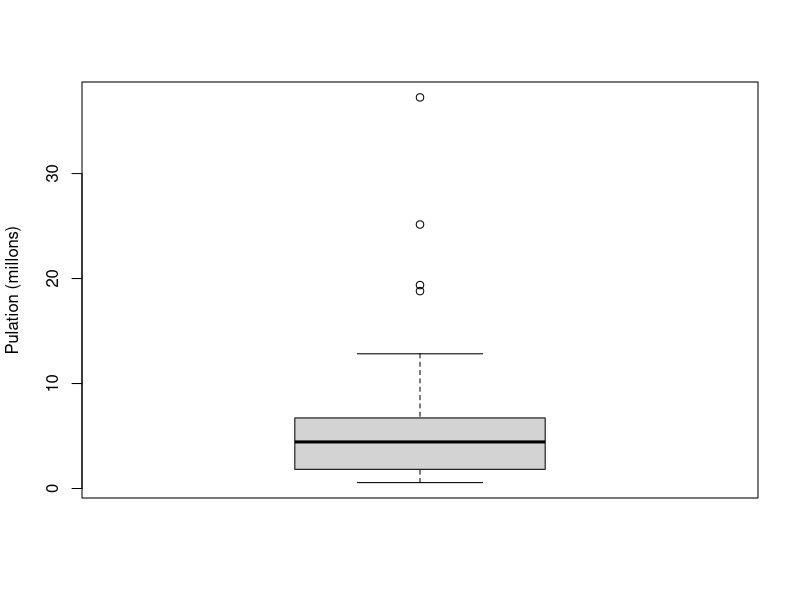
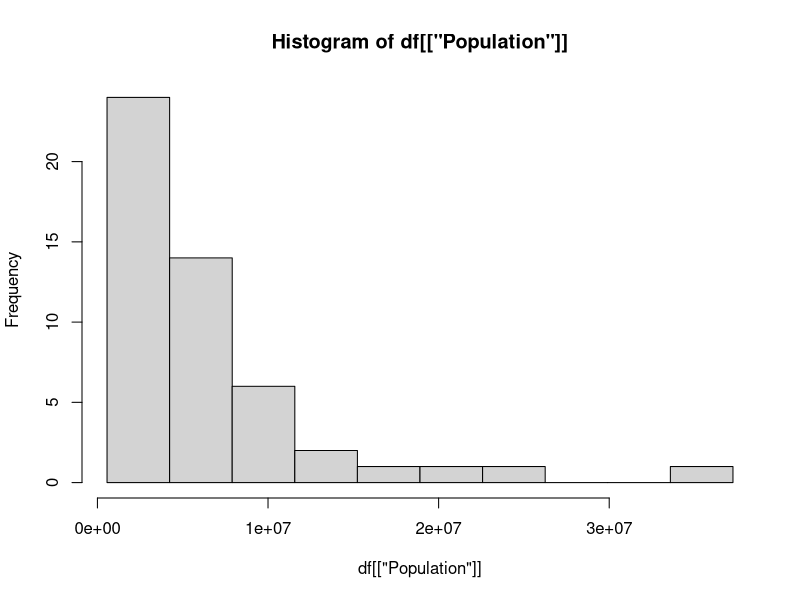
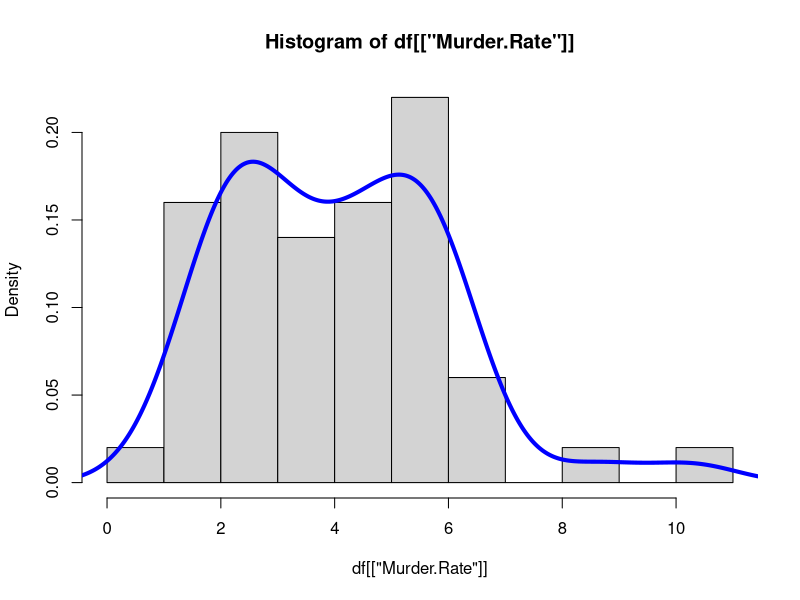
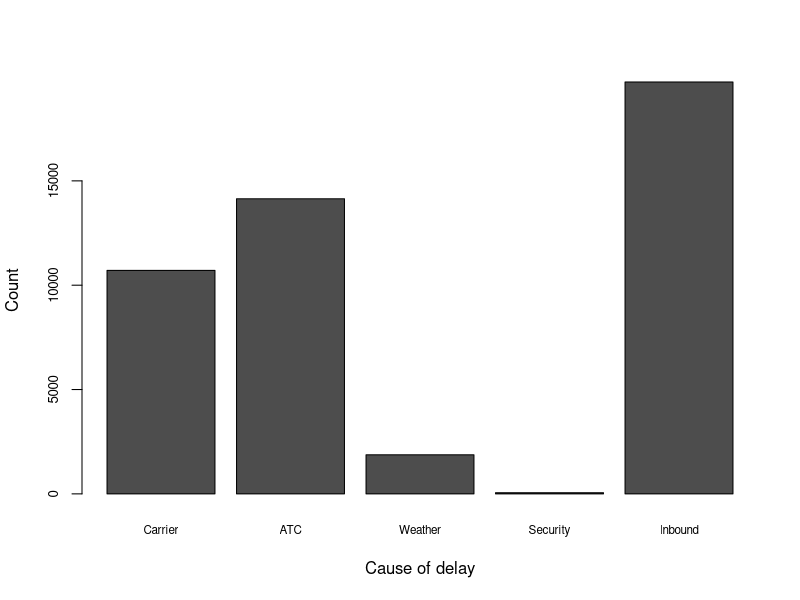

These charts were generated, in order, by the following R code:
df <- read.csv('./data/state.csv')
dfw <- read.csv('./data/dfw_airline.csv')

print(df)

# Mean
poma <- mean(df[["Population"]])
mrma <- mean(df[["Murder.Rate"]])
print(poma)
print(mrma)

# Median
pome <- median(df[["Population"]])
mrme <- median(df[["Murder.Rate"]])
print(pome)
print(mrme)

# Trimmed mean
print(weighted.mean(df[["Murder.Rate"]], w=df[["Population"]]))

# The standard deviation
print(sd(df[["Population"]]))

# The interquartile range IQR
print(IQR(df[["Population"]]))

# The median absolute deviation
print(mad(df[["Population"]]))

# Percentiles
quantile(df[["Murder.Rate"]], p=c(.05, .25, .5, .75, .95))

# Box plot
boxplot(df[["Population"]] / 1000000, ylab = "Pulation (millons)")

min(df[["po"]])

# Breaks
breaks <- seq(from=min(df[["Population"]]), to=max(df[["Population"]]), length.out = 11)

pop_freq <- cut(df[["Population"]], breaks = breaks, right=TRUE, include.lowest=TRUE)

# Create table
table(pop_freq)

# Histogram
hist(df[["Population"]], breaks = breaks)
hist(df[["Murder.Rate"]], freq = FALSE)
lines(density(df[["Murder.Rate"]]), lwd= 4, col="blue")

# DFW AIRLINE
barplot(as.matrix(dfw) / 6, cex.axis=0.8, cex.names=0.7, xlab='Cause of delay', ylab='Count')
















